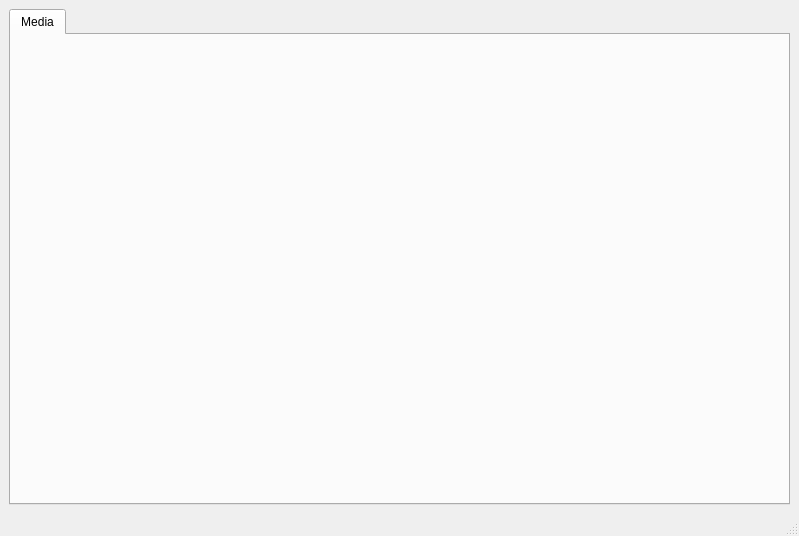
<?xml version="1.0" encoding="UTF-8"?>
<ui version="4.0">
 <class>MainWindow</class>
 <widget class="QMainWindow" name="MainWindow">
  <property name="geometry">
   <rect>
    <x>0</x>
    <y>0</y>
    <width>799</width>
    <height>536</height>
   </rect>
  </property>
  <property name="windowTitle">
   <string>MainWindow</string>
  </property>
  <widget class="QWidget" name="centralwidget">
   <layout class="QVBoxLayout" name="verticalLayout">
    <item>
     <widget class="QTabWidget" name="tabWidget">
      <property name="currentIndex">
       <number>0</number>
      </property>
      <widget class="QWidget" name="mediaTab">
       <attribute name="title">
        <string>Media</string>
       </attribute>
      </widget>
     </widget>
    </item>
   </layout>
  </widget>
  <widget class="QMenuBar" name="menubar">
   <property name="geometry">
    <rect>
     <x>0</x>
     <y>0</y>
     <width>799</width>
     <height>22</height>
    </rect>
   </property>
  </widget>
  <widget class="QStatusBar" name="statusbar"/>
  <action name="actionAddMedia">
   <property name="text">
    <string>Add Media</string>
   </property>
  </action>
 </widget>
 <resources/>
 <connections/>
</ui>
